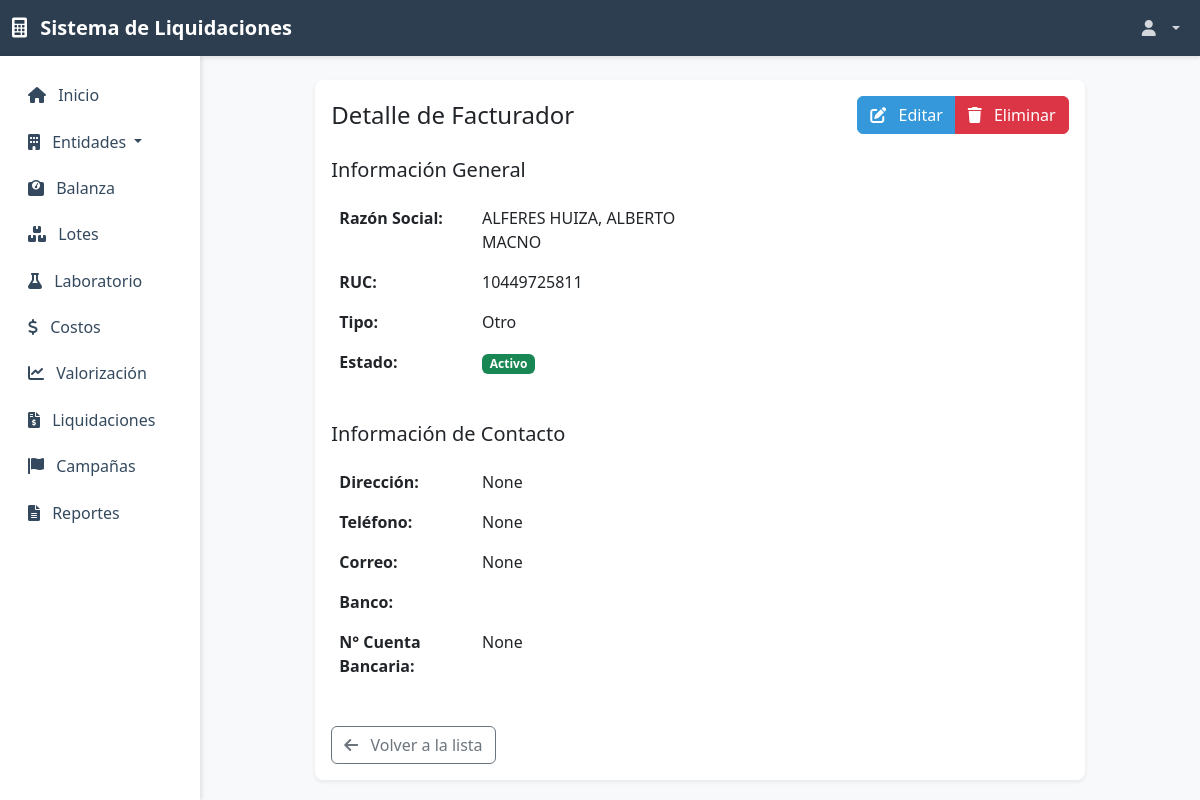
The app's page /entidades/facturadores/3/ (signed in) with its own data.
### entidades/models.py (models this page shows, shortened)
class Facturador(models.Model):
    TIPOS = (
        ('empresa', 'Empresa'),
        ('acopio', 'Acopio'),
        ('contrata', 'Contrata'),
        ('sociedad', 'Sociedad'),
        ('transportista', 'Transportista'),
        ('otro', 'Otro'),
    )
    BANCOS = (
        ('bcp', 'BCP'),
        ('bbva', 'BBVA'),
        ('interbank', 'Interbank'),
        ('scotiabank', 'Scotiabank'),
        ('nacion', 'Nación'),
        ('pichincha', 'Pichincha'),
        ('mibanco', 'Mibanco'),
        ('creditea', 'Creditea'),
        ('banbif', 'BanBif'),
        ('falabella', 'Falabella'),
        ('azteca', 'Azteca'),
        ('gnb', 'GNB'),
        ('otro', 'Otro'),
    )
    razon_social = models.CharField(max_length=200)
    ruc = models.CharField(max_length=11, unique=True)
    tipo = models.CharField(max_length=20, choices=TIPOS)
    direccion = models.TextField(blank=True, null=True)
    telefono = models.CharField(max_length=15, blank=True, null=True)
    correo = models.EmailField(blank=True, null=True)
    observacion = models.TextField(blank=True, null=True)
    banco = models.CharField(max_length=50, choices=BANCOS, blank=True, null=True, verbose_name='Banco')
    numero_cuenta_bancaria = models.CharField(max_length=30, blank=True, null=True, verbose_name='Número de Cuenta Bancaria')
    fecha_creacion = models.DateTimeField(auto_now_add=True)
    fecha_actualizacion = models.DateTimeField(auto_now=True)
    estado = models.BooleanField(default=True)
    class Meta:
        verbose_name = 'Facturador'
        verbose_name_plural = 'Facturadores'

### entidades/views.py (the view)
# urls.py: path('facturadores/<int:pk>/', views.facturador_detail, name='facturador_detail'),
@permission_required('entidades.view_facturador', raise_exception=True)
def facturador_detail(request, pk):
    facturador = get_object_or_404(Facturador, pk=pk)
    context = {
        'object': facturador,
    }
    return render(request, 'entidades/facturador_detail.html', context)

### templates/entidades/facturador_detail.html (shortened to what this page needs)
{% extends 'base.html' %}
{% block content %}
<div class="container-fluid py-4">
    <div class="row justify-content-center">
        <div class="col-md-10">
            <div class="card border-0 shadow-sm">
                <div class="card-body">
                    <div class="d-flex justify-content-between align-items-center mb-4">
                        <h4 class="card-title mb-0">Detalle de Facturador</h4>
                        <div class="btn-group">
                            <a href="{% url 'entidades:facturador_update' object.pk %}" class="btn btn-primary">
                                <i class="fas fa-edit me-2"></i>
                                Editar
                            </a>
                            <a href="{% url 'entidades:facturador_delete' object.pk %}" class="btn btn-danger">
                                <i class="fas fa-trash me-2"></i>
                                Eliminar
                            </a>
                        </div>
                    </div>
                    <div class="row">
                        <div class="col-md-6">
                            <h5 class="mb-3">Información General</h5>
                            <table class="table table-borderless">
                                <tr>
                                    <th style="width: 40%">Razón Social:</th>
                                    <td>{{ object.razon_social }}</td>
                                </tr>
                                <tr>
                                    <th>RUC:</th>
                                    <td>{{ object.ruc }}</td>
                                </tr>
                                <tr>
                                    <th>Tipo:</th>
                                    <td>{{ object.get_tipo_display }}</td>
                                </tr>
                                <tr>
                                    <th>Estado:</th>
                                    <td>
                                        {% if object.estado %}
                                            <span class="badge bg-success">Activo</span>
                                        {% else %}
                                            <span class="badge bg-danger">Inactivo</span>
                                        {% endif %}
                                    </td>
                                </tr>
                            </table>
                        </div>
                    </div>
                    <div class="row mt-4">
                        <div class="col-md-6">
                            <h5 class="mb-3">Información de Contacto</h5>
                            <table class="table table-borderless">
                                <tr>
                                    <th style="width: 40%">Dirección:</th>
                                    <td>{{ object.direccion }}</td>
                                </tr>
                                <tr>
                                    <th>Teléfono:</th>
                                    <td>{{ object.telefono }}</td>
                                </tr>
                                <tr>
                                    <th>Correo:</th>
                                    <td>{{ object.correo }}</td>
                                </tr>
                                <tr>
                                    <th>Banco:</th>
                                    <td>{{ object.get_banco_display }}</td>
                                </tr>
                                <tr>
                                    <th>N° Cuenta Bancaria:</th>
                                    <td>{{ object.numero_cuenta_bancaria }}</td>
                                </tr>
                            </table>
                        </div>
                    </div>
                    <div class="mt-4">
                        <a href="{% url 'entidades:facturador_list' %}" class="btn btn-outline-secondary">
                            <i class="fas fa-arrow-left me-2"></i>
                            Volver a la lista
                        </a>
                    </div>
                </div>
            </div>
        </div>
    </div>
</div>
{% endblock %}

### templates/base.html (style rules this page uses)
:root { --primary-color: #2c3e50; --secondary-color: #34495e; --accent-color: #3498db; }
body { font-family: 'Segoe UI', Tahoma, Geneva, Verdana, sans-serif; background-color: #f8f9fa; }
.card { border: none; box-shadow: 0 2px 4px rgba(0,0,0,0.1); border-radius: 0.5rem; }
.btn-primary { background-color: var(--accent-color); border-color: var(--accent-color); }

### records on screen
Facturador: razon_social "ALFERES HUIZA, ALBERTO MACNO", ruc "10449725811", tipo "Otro", direccion "None", telefono "None", correo "None", numero_cuenta_bancaria "None"
